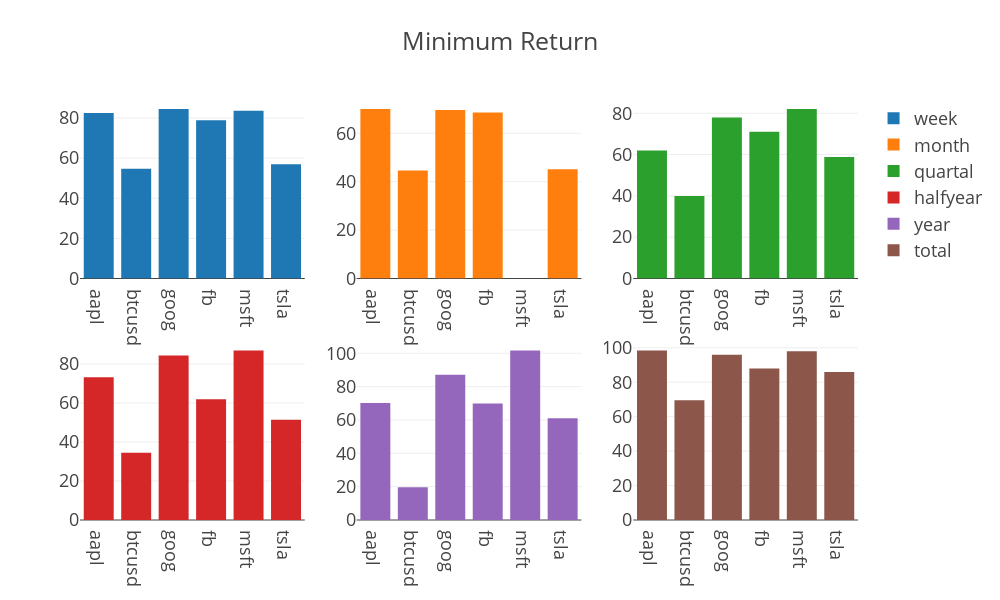

Notebook cell for this chart:
### Code cell
fig = make_subplots(rows=2, cols=3)

fig.add_trace(
    go.Bar(x=df_week.signal, y=df_week.mins,
    name = "week"),
    row=1, col=1
)
fig.add_trace(
    go.Bar(x=df_month.signal, y=df_month.mins,
    name = "month"),
    row=1, col=2
)
fig.add_trace(
    go.Bar(x=df_quartal.signal, y=df_quartal.mins,
    name = "quartal"),
    row=1, col=3
)
fig.add_trace(
    go.Bar(x=df_halfyear.signal, y=df_halfyear.mins,
    name = "halfyear"),
    row=2, col=1
)
fig.add_trace(
    go.Bar(x=df_year.signal, y=df_year.mins,
    name = "year"),
    row=2, col=2
)
fig.add_trace(
    go.Bar(x=df_total.signal, y=df_total.mins,
    name = "total"),
    row=2, col=3
)
fig.update_layout(height=600, width=1000, title_text="Minimum Return")

fig.show()

### Figure 1 — Plotly figure (JSON) as saved in the notebook; plotly's stock layout.template omitted (floating-point values rounded to 4 significant figures; data arrays with more than 128 entries replaced by an {"elided": "..."} marker saying what was removed)
{"data": [{"name": "week", "type": "bar", "x": ["aapl", "btcusd", "goog", "fb", "msft", "tsla"], "xaxis": "x", "y": [82.47, 54.75, 84.52, 78.92, 83.64, 56.95], "yaxis": "y"}, {"name": "month", "type": "bar", "x": ["aapl", "btcusd", "goog", "fb", "msft", "tsla"], "xaxis": "x2", "y": [70.05, 44.59, 69.6, 68.62, {"elided": "1763 float values"}, 45.15], "yaxis": "y2"}, {"name": "quartal", "type": "bar", "x": ["aapl", "btcusd", "goog", "fb", "msft", "tsla"], "xaxis": "x3", "y": [62.02, 39.98, 77.92, 70.98, 82.09, 58.84], "yaxis": "y3"}, {"name": "halfyear", "type": "bar", "x": ["aapl", "btcusd", "goog", "fb", "msft", "tsla"], "xaxis": "x4", "y": [73.19, 34.44, 84.37, 61.94, 86.99, 51.45], "yaxis": "y4"}, {"name": "year", "type": "bar", "x": ["aapl", "btcusd", "goog", "fb", "msft", "tsla"], "xaxis": "x5", "y": [70.2, 19.64, 87.07, 69.91, 101.7, 61.06], "yaxis": "y5"}, {"name": "total", "type": "bar", "x": ["aapl", "btcusd", "goog", "fb", "msft", "tsla"], "xaxis": "x6", "y": [98.47, 69.56, 96.0, 88.01, 98.02, 85.92], "yaxis": "y6"}], "layout": {"height": 600, "title": {"text": "Minimum Return"}, "width": 1000, "xaxis": {"anchor": "y", "domain": [0, 0.2889]}, "xaxis2": {"anchor": "y2", "domain": [0.3556, 0.6444]}, "xaxis3": {"anchor": "y3", "domain": [0.7111, 1]}, "xaxis4": {"anchor": "y4", "domain": [0, 0.2889]}, "xaxis5": {"anchor": "y5", "domain": [0.3556, 0.6444]}, "xaxis6": {"anchor": "y6", "domain": [0.7111, 1]}, "yaxis": {"anchor": "x", "domain": [0.575, 1]}, "yaxis2": {"anchor": "x2", "domain": [0.575, 1]}, "yaxis3": {"anchor": "x3", "domain": [0.575, 1]}, "yaxis4": {"anchor": "x4", "domain": [0, 0.425]}, "yaxis5": {"anchor": "x5", "domain": [0, 0.425]}, "yaxis6": {"anchor": "x6", "domain": [0, 0.425]}}}
